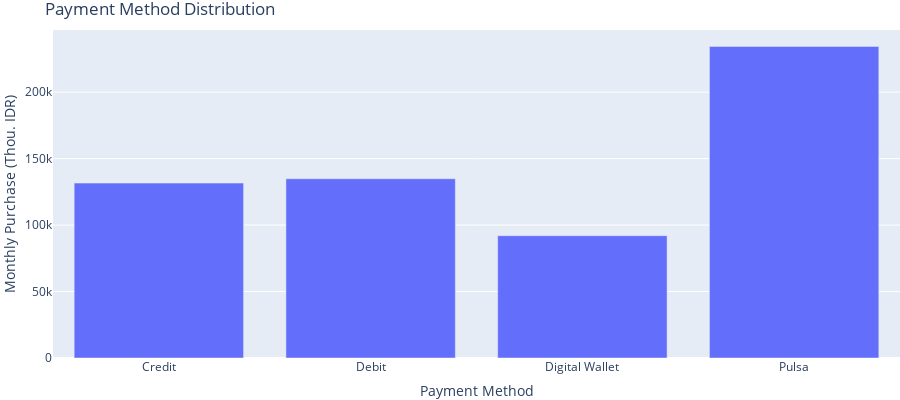

Source (notebook cell):
### Code cell
def payment_method(df, y="Count", agg="Mean", hue=None):
    if y == "Count":
        temp = df["Payment Method"].value_counts().reset_index()
        temp.columns = ["Payment Method", "Count"]
        if hue:
            temp = df[["Payment Method", hue]].groupby(["Payment Method", hue]).size().reset_index()
            temp.columns = ["Payment Method", hue, "Count"]
    else:
        if "Monthly" in y:
            y = "Monthly Purchase (Thou. IDR)"
        else:
            y = "CLTV (Predicted Thou. IDR)"
        if hue:
            temp = df[["Payment Method", hue, y]].groupby(["Payment Method", hue]).agg(agg.lower()).reset_index()
        else:
            temp = df[["Payment Method", y]].groupby("Payment Method").agg(agg.lower()).reset_index()

    if hue:
        fig = px.bar(temp, x="Payment Method", y=y, color=hue, title="Payment Method Distribution", barmode="group")
    else:
        fig = px.bar(temp, x="Payment Method", y=y, title="Payment Method Distribution")

    fig.update_layout(margin=dict(l=0, r=0, t=30, b=0), height=400)
    return fig

payment_method(df, y="Monthly Purchase (Predicted Thou. IDR)", agg="Sum")

### Figure 1 — Plotly figure (JSON) as saved in the notebook; plotly's stock layout.template omitted (floating-point values rounded to 4 significant figures)
{"data": [{"alignmentgroup": "True", "hovertemplate": "Payment Method=%{x}<br>Monthly Purchase (Thou. IDR)=%{y}<extra></extra>", "legendgroup": "", "marker": {"color": "#636efa", "pattern": {"shape": ""}}, "name": "", "offsetgroup": "", "orientation": "v", "showlegend": false, "textposition": "auto", "type": "bar", "x": ["Credit", "Debit", "Digital Wallet", "Pulsa"], "xaxis": "x", "y": [131600.0, 134900.0, 92030.0, 234400.0], "yaxis": "y"}], "layout": {"barmode": "relative", "height": 400, "legend": {"tracegroupgap": 0}, "margin": {"b": 0, "l": 0, "r": 0, "t": 30}, "title": {"text": "Payment Method Distribution"}, "xaxis": {"anchor": "y", "domain": [0, 1], "title": {"text": "Payment Method"}}, "yaxis": {"anchor": "x", "domain": [0, 1], "title": {"text": "Monthly Purchase (Thou. IDR)"}}}}
